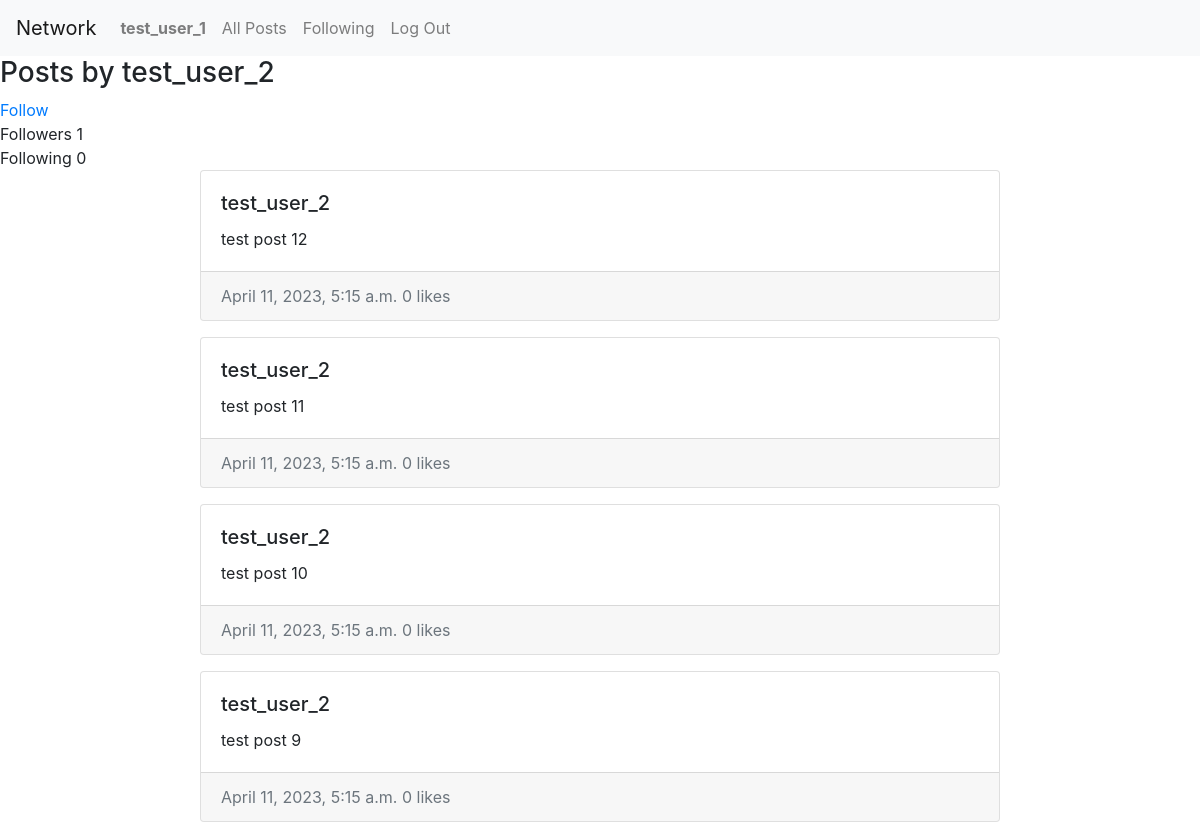
Screenshot of /profile/3 (signed in) with the database file from the repository.
### network/models.py (models this page shows)
class User(AbstractUser):
    pass

class Post(models.Model):
    poster = models.ForeignKey(User, on_delete=models.CASCADE, related_name="own_post")
    content = models.TextField(blank=False)
    time = models.DateTimeField()
    liked_by = models.ManyToManyField(User, related_name="liked_posts", blank=True, default=None)

### network/views.py (the view)
# urls.py: path("profile/<int:profile_id>", views.profile, name = "profile"),
def profile(request, profile_id):
    user_posts = Post.objects.filter(poster_id=profile_id).order_by("-time")
    following = False
    self_profile = False
    if profile_id == request.user.id:
        self_profile = True
    current_relationship = Relationship.objects.filter(user_id=request.user, following_user_id=User.objects.get(pk=profile_id))
    if current_relationship.exists():
        following = True
    n_followers = Relationship.objects.filter(following_user_id=profile_id).count()
    print(n_followers)
    n_following = Relationship.objects.filter(user_id=profile_id).count()
    return render(request, "network/profile.html", {
        "user_posts": user_posts,
        "following": following,
        "self_profile": self_profile,
        "n_following": n_following,
        "n_followers": n_followers
    })

### network/templates/network/profile.html
{% extends "network/layout.html" %}
{% block body %}
{% if user_posts %}
    <h3> Posts by {{ user_posts.first.poster }} </h3>
    {% if not self_profile %}
      {% if following %}
        <a href = "{% url 'follow' profile_id=user_posts.first.poster_id %}"> Unfollow </a>
      {% else %}
        <a href = "{% url 'follow' profile_id=user_posts.first.poster_id %}"> Follow </a>
      {% endif %}
    {% endif %}
    <div>
      <span class="profile-stats-item profile-stats-item-label">Followers</span>
      <span class="profile-stats-item profile-stats-item-number">{{ n_followers }}</span>
    </div>
    <div>
      <span class="profile-stats-item profile-stats-item-label">Following</span>
      <span class="profile-stats-item profile-stats-item-number">{{ n_following }}</span>
    </div>
    {% for post in user_posts %}
        <div class="card text-bg-light mb-3 comment">
            <div class="card-body">
                <h5 class="card-title">
                    {{post.poster}}
                </h5>
                <p class="card-text">
                    {{post.content}}
                </p>
            </div>
            <div class="card-footer text-muted">
                {{post.time}}
                {{post.liked_by.count}} likes
            </div>
        </div>
    {% endfor %}
{% else %}
    <h3> No posts by this user or user does not exist </h3>
{% endif %}
{% endblock %}

### network/templates/network/layout.html (shortened to what this page needs)
{% load static %}
<!DOCTYPE html>
<html lang="en">
    <head>
        <link rel="stylesheet" href="https://stackpath.bootstrapcdn.com/bootstrap/4.4.1/css/bootstrap.min.css">
        <link href="{% static 'network/styles.css' %}" rel="stylesheet">
    </head>
    <body>
        <nav class="navbar navbar-expand-lg navbar-light bg-light">
            <a class="navbar-brand" href="#">Network</a>
            <div>
              <ul class="navbar-nav mr-auto">
                {% if user.is_authenticated %}
                    <li class="nav-item">
                        <a class="nav-link" href="#"><strong>{{ user.username }}</strong></a>
                    </li>
                {% endif %}
                <li class="nav-item">
                  <a class="nav-link" href="{% url 'index' %}">All Posts</a>
                </li>
                {% if user.is_authenticated %}
                    <li class="nav-item">
                        <a class="nav-link" href="{% url 'following' %}">Following</a>
                    </li>
                    <li class="nav-item">
                        <a class="nav-link" href="{% url 'logout' %}">Log Out</a>
                    </li>
                {% endif %}
              </ul>
            </div>
          </nav>
        <div class="body">
            {% block body %}
            {% endblock %}
        </div>
    </body>
</html>

### network/static/network/styles.css (style rules this page uses)
.comment { max-width: 50rem; margin: 0 auto; }

### rows the page displays
User: username "test_user_1"
Post: first.poster "test_user_2", poster "test_user_2", content "test post 12", time "April 11, 2023, 5:15 a.m.", liked_by.count "0"
Post: poster "test_user_2", content "test post 11", time "April 11, 2023, 5:15 a.m.", liked_by.count "0"
Post: poster "test_user_2", content "test post 10", time "April 11, 2023, 5:15 a.m.", liked_by.count "0"
Post: poster "test_user_2", content "test post 9", time "April 11, 2023, 5:15 a.m.", liked_by.count "0"

### other values shown
{{ n_followers }} "1"
{{ n_following }} "0"
